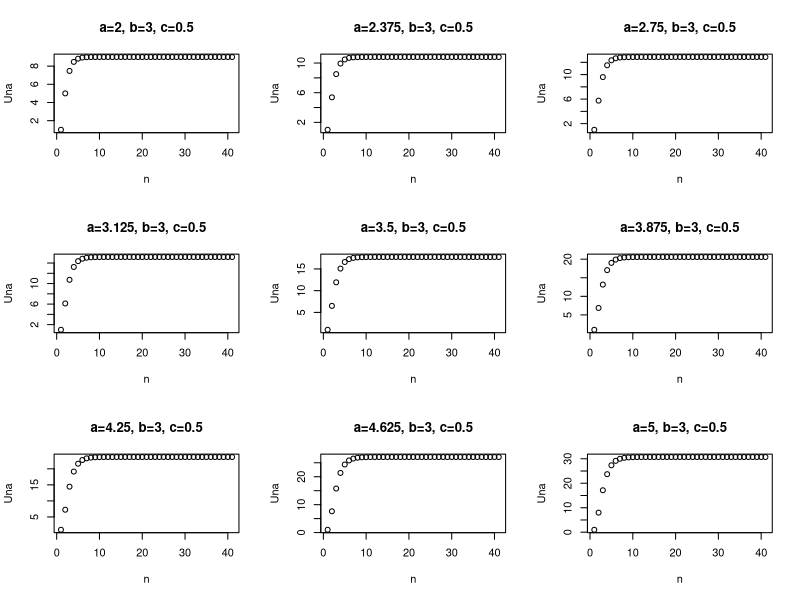
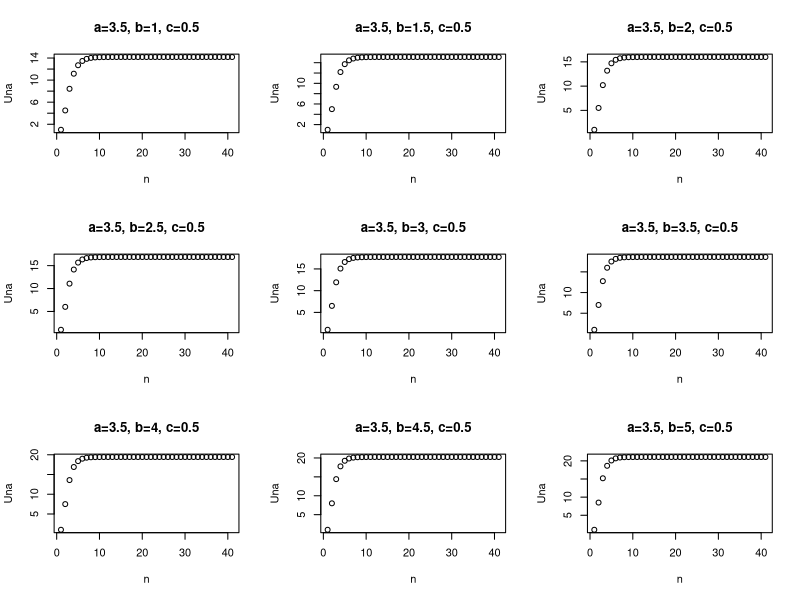
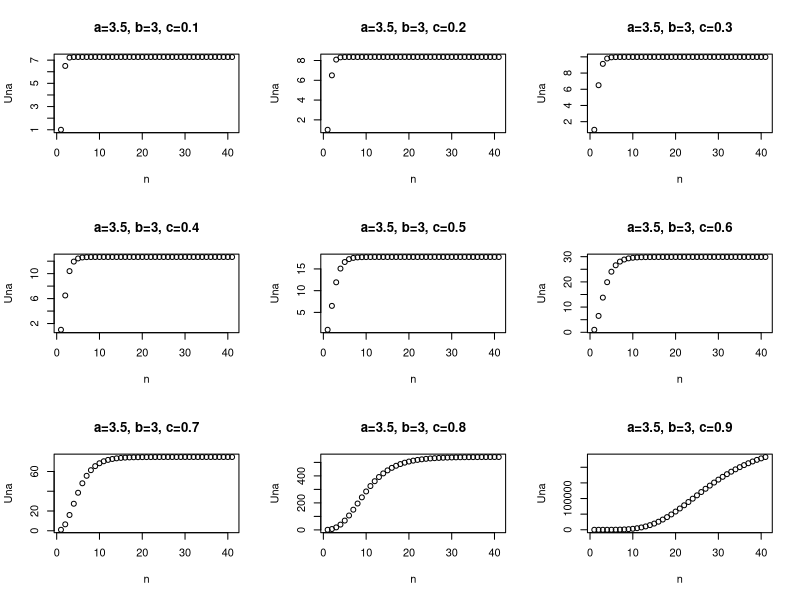
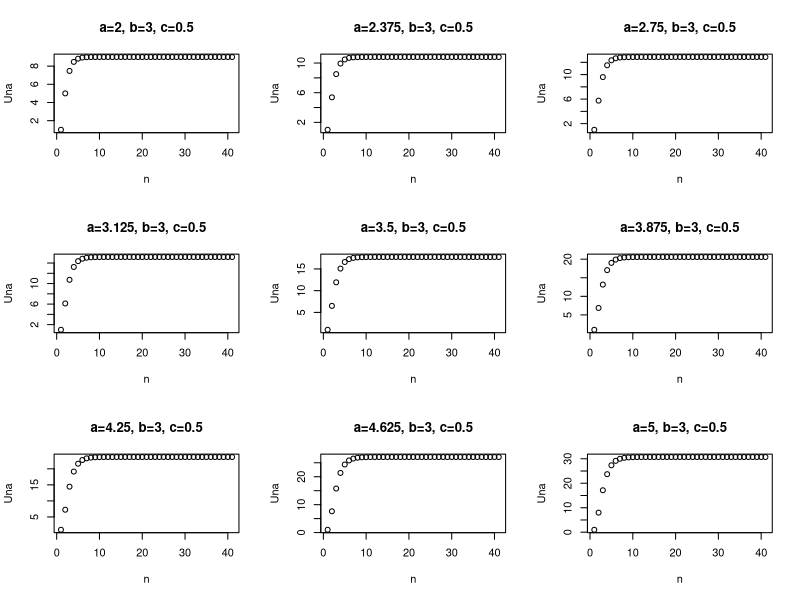
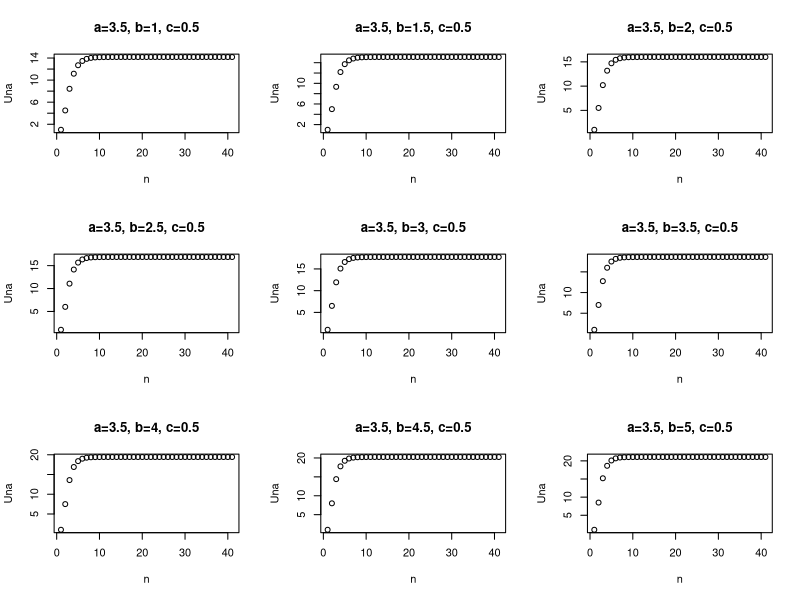
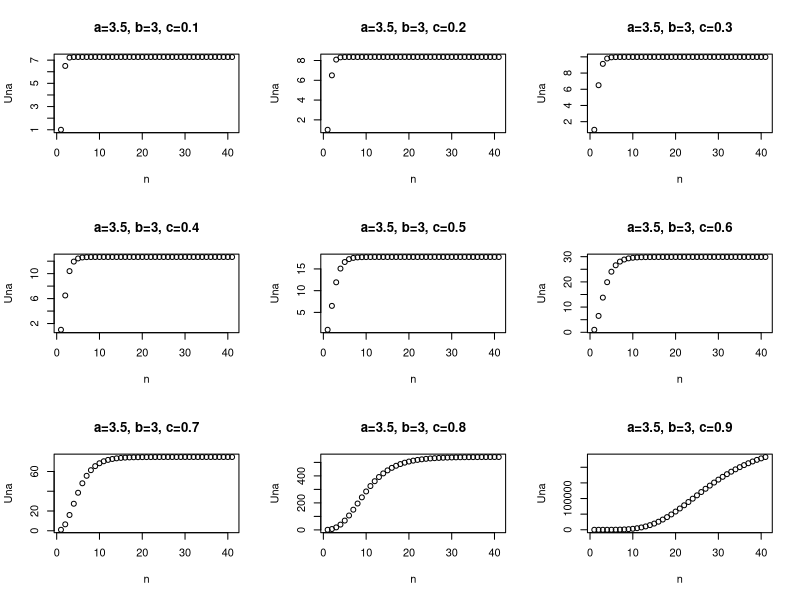
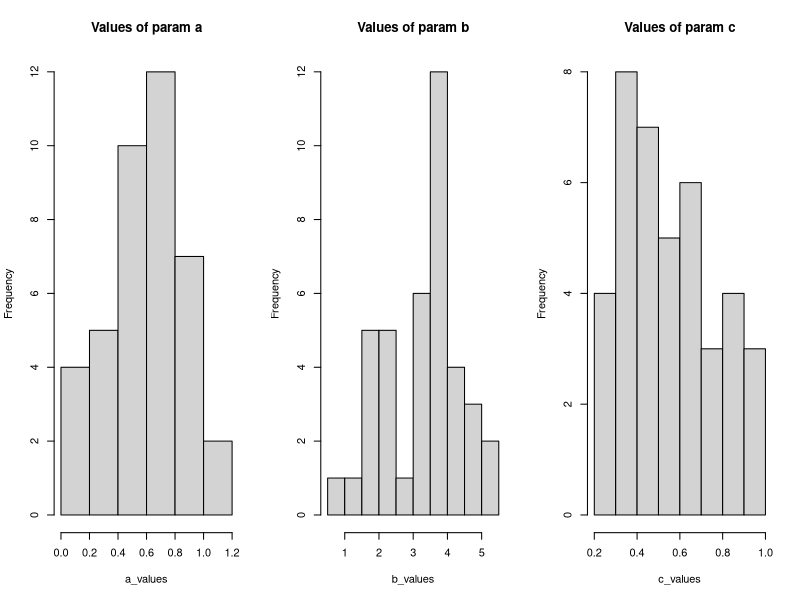
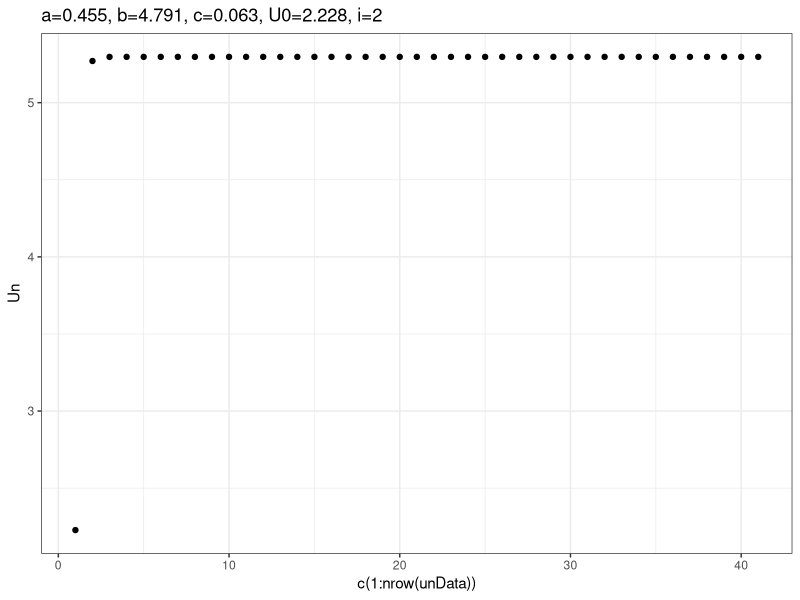

Reproduce these figures in R, in order. (Note: this script raises an error after producing the figures.)
#########
# 2 Construction and analyze of a simple mathematical
# model

set.seed(12345) #for reproductibility

#####
# Exercise 2.1 Model construction

# 1. Code for some values of the parameters N, a, b and c, the following model :
#   Un+1 = a ? U
#   c
#   n + b, (2.1)
#   where n ??? [[0; N]] and U(0) = U0.
  
N=7
a=5
b=6
c=0.05
U0=2
Un=list(U0)

for (i in 1:N){
  Un[i+1]=a*Un[[i]]**c+b
}

Un

Computed_Outputs=data.frame(matrix(ncol = 6, nrow = 0))
names(Computed_Outputs)=c("Un","U0","N","a","b","c")

Computed_Outputs=rbind(Computed_Outputs,
                       data.frame(Un=I(list(Un)),U0=U0,N=N,a=a,b=b,c=c))
#This is the variable where the results are stored
Computed_Outputs

# 2. Define the format you will use to store the time series that will come out 
#your functions ;

#The values of the time series are stored in a vector : c().
#The results and the initial values are stored in a data frame, with the vector
# of values entered as an inhibited list.

# 3. Construct a function Generate Output which takes as inputs U0, N, a, b and c,
# and compute the time series (Un) ;

Generate_Output = function(U0, N, a, b, c){
  Un=c(U0)
  for (i in 1:N){
    Un[i+1]=a*Un[i]**c+b
  }
  #<<- to update the global variable
  Computed_Outputs<<-rbind(Computed_Outputs,
                         data.frame(Un=I(list(Un)),U0=U0,N=N,a=a,b=b,c=c))
  
  #returned result
  data.frame(Un=I(list(Un)),U0=U0,N=N,a=a,b=b,c=c)
}

#Function to check whether the result is already available and return it
# or compute it if needed
Give_Output = function(U0, N, a, b, c){
  
  already_Computed=Computed_Outputs[Computed_Outputs["U0"]==U0 &
                                      Computed_Outputs["N"]==N &
                                      Computed_Outputs["a"]==a &
                                      Computed_Outputs["b"]==b &
                                      Computed_Outputs["c"]==c,]
  if (nrow(already_Computed)>=1){
    Result_Output=already_Computed[1,]
    
  }else{
    Result_Output=Generate_Output(U0, N, a, b, c)
  }
  Result_Output
}



# 4. Let N = 40, a ??? [2; 5], b ??? [1; 5] and , c ??? [0.1; 0.9]. For different 
#values of a, b and c, generate 6 curves. Present the results by specifying the 
#values of a, b and c
noCurves=9 #We choose 9 curves instead of 6 for more accuracy
U0=1
N=40
#TODO: To be updated if the values are not dividable by 3

#Function to provide the list of Un depending on a list of parameters
curveValuesFunc = function(a,b,c){
  curveValues=data.frame(matrix(ncol = 3, nrow = 0))
  for (i in 1:noCurves){
    curveValuesi=c(a[i],b[i],c[i])
    curveValues=rbind(curveValues,curveValuesi)
  }
  names(curveValues)=c("a", "b", "c")
  
  
  #Get the list of results corresponding to each noCurves of the combinations 
  #in a dataframe
  dfUn=data.frame(matrix(ncol = ncol(Computed_Outputs), nrow = 0))
  names(dfUn)=names(Computed_Outputs)
  for (i in 1:noCurves){
    dfUn=rbind(dfUn,Give_Output(U0,N,
                                curveValues[i,]$a,
                                curveValues[i,]$b,
                                curveValues[i,]$c))
  }
  list(curveValues,dfUn)
}

#Function to print the curves
printCurveValues = function(a,b,c){
  #Get the list of results corresponding to each noCurves of the combinations in 
  #a dataframe
  listUn=curveValuesFunc(a,b,c)
  curveValues=listUn[[1]]
  dfUn=listUn[[2]]
  
  #Print the curves
  par(mfrow=c(noCurves/3,3))
  for (i in 1:nrow(dfUn)){
    plot(dfUn[i,]$Un[[1]], xlab="n",ylab="Una",main=paste(
      "a=",round(x=curveValues[i,]$a,digits =3),
      ", b=",round(x=curveValues[i,]$b,digits =3),
      ", c=",round(x=curveValues[i,]$c,digits =3),sep=""))
  }
}

#Print ordered by a value
aa=seq(from=2,to=5,length.out=noCurves)
ba=rep(3,noCurves)
ca=rep(0.5,noCurves)

printCurveValues(aa,ba,ca)



#Print ordered by b value
ab=rep(3.5,noCurves)
bb=seq(from=1,to=5,length.out=noCurves)
cb=rep(0.5,noCurves)

printCurveValues(ab,bb,cb)

#Print ordered by c value
ac=rep(3.5,noCurves)
bc=rep(3,noCurves)
cc=seq(from=0.1,to=0.9,length.out=noCurves)

printCurveValues(ac,bc,cc)

# 5. Describe the influence of each parameter on the curve profile. 
# What kind of phenomena can be modeled thanks to this mathematical model ?

#You can run the following commands to see that influence, 
#after executing the commands above.
#For a:
printCurveValues(aa,ba,ca)

#The a parameter seems to have little impact on the values, mostly 
#increasing the maximum value to be reached, from about 9 to 30 in this example.
#The number of iterations needed to get very close to the maximum also increases
#a little, going from 6 to 9.

#For b:
printCurveValues(ab,bb,cb)

#The b parameter has a very minor impact on the values, the maximum going from 
#14 to 21 in the domain of b we cover.
#The higher b, the lower the number of iterations to get close to the maximum
#becomes, going down from about 9 to 6.

#For c:
printCurveValues(ac,bc,cc)

#The c parameter has a high impact on the values. The maximum goes from about 7
#to 200,000. It also requires many more iterations to reach a value close to the 
#maximum, with 3 iterations needed in the first case, and the maximum not being
#reached after 40 iterations in the last case.

#This kind of model is useful for the growth of animals or plants, as they reach 
#their maximum height once they are adult and it barely changes from here.
#It can also be relevant to model the spreading of a phenomenon or a disease in a
#population, as it will reach a maximum after some time (the complete population, 
#or at least those that can be affected), or how populations may spread and settle
#in a new region.

#####
#Exercise 2.2 Behavior of the parameters of the model

# 2. By varying the values of the parameters a, b and c, describe the sensitivity 
#of each of them. Briefly describe your approach ;

#Parameter a:
aa=seq(from=2,to=5,length.out=noCurves)
ba=rep(3,noCurves)
ca=rep(0.5,noCurves)
dfUna=curveValuesFunc(aa,ba,ca)[[2]]
UnaMax=data.frame(matrix(ncol = 2, nrow = 0))

for (i in 1:nrow(dfUna)){
  UnaMaxi=c(dfUna[i,]$a,max(dfUna[i,]$Un[[1]]))
  UnaMax=rbind(UnaMax,UnaMaxi)
}
names(UnaMax)=c("a","Maxa")
UnaMax
#The result is multiplied by 3.411878
max(UnaMax$Maxa)/min(UnaMax$Maxa)
#when we multiply a by 2.5
max(UnaMax$a)/min(UnaMax$a)
#so the growth by multiplication is of 1.364751
(max(UnaMax$Maxa)/min(UnaMax$Maxa))/((max(UnaMax$a)/min(UnaMax$a)))

#With a gradient:
((max(UnaMax$Maxa)-min(UnaMax$Maxa)))/((max(UnaMax$a)-min(UnaMax$a)))
#we get 7.235635

#Parameter b:
ab=rep(3.5,noCurves)
bb=seq(from=1,to=5,length.out=noCurves)
cb=rep(0.5,noCurves)
dfUnb=curveValuesFunc(ab,bb,cb)[[2]]
UnbMax=data.frame(matrix(ncol = 2, nrow = 0))

for (i in 1:nrow(dfUnb)){
  UnbMaxi=c(dfUnb[i,]$b,max(dfUnb[i,]$Un[[1]]))
  UnbMax=rbind(UnbMax,UnbMaxi)
}
names(UnbMax)=c("b","Maxb")
UnbMax
#The result is multiplied by 1.485463
max(UnbMax$Maxb)/min(UnbMax$Maxb)
#when we multiply b by 5
max(UnbMax$b)/min(UnbMax$b)
#so the growth by multiplication is of 0.2970926
(max(UnbMax$Maxb)/min(UnbMax$Maxb))/((max(UnbMax$b)/min(UnbMax$b)))

#With a gradient:
(max(UnbMax$Maxb)-min(UnbMax$Maxb))/((max(UnbMax$b)-min(UnbMax$b)))
#we get 1.720904

#Parameter c:
ac=rep(3.5,noCurves)
bc=rep(3,noCurves)
cc=seq(from=0.1,to=0.9,length.out=noCurves)
dfUnc=curveValuesFunc(ac,bc,cc)[[2]]
UncMax=data.frame(matrix(ncol = 2, nrow = 0))
for (i in 1:nrow(dfUnc)){
  UncMaxi=c(dfUnc[i,]$c,max(dfUnc[i,]$Un[[1]]))
  UncMax=rbind(UncMax,UncMaxi)
}
names(UncMax)=c("c","Maxc")
UncMax
#The result is multiplied by 32023.49
max(UncMax$Maxc)/min(UncMax$Maxc)
#when we multiply c by 9
max(UncMax$c)/min(UncMax$c)
#so the growth by multiplication is of 3558.166
(max(UncMax$Maxc)/min(UncMax$Maxc))/((max(UncMax$c)/min(UncMax$c)))

#With a gradient:
(max(UncMax$Maxc)-min(UncMax$Maxc))/((max(UncMax$c)-min(UncMax$c)))
#we get 290918.1

#Note that we can do the same with different values for the other parameters
#Second example for a
aa=seq(from=2,to=5,length.out=noCurves)
ba=rep(1,noCurves)
ca=rep(0.1,noCurves)
dfUna=curveValuesFunc(aa,ba,ca)[[2]]
UnaMax=data.frame(matrix(ncol = 2, nrow = 0))

for (i in 1:nrow(dfUna)){
  UnaMaxi=c(dfUna[i,]$a,max(dfUna[i,]$Un[[1]]))
  UnaMax=rbind(UnaMax,UnaMaxi)
}
names(UnaMax)=c("a","Maxa")
UnaMax
#The result is multiplied by 2.178657 instead of 3.411878
max(UnaMax$Maxa)/min(UnaMax$Maxa)
#when we multiply a by 2.5, the max doesn't change
max(UnaMax$a)/min(UnaMax$a)
#so the growth by multiplication is of 0.8714626 instead of 1.364751
(max(UnaMax$Maxa)/min(UnaMax$Maxa))/((max(UnaMax$a)/min(UnaMax$a)))

#With a gradient:
((max(UnaMax$Maxa)-min(UnaMax$Maxa)))/((max(UnaMax$a)-min(UnaMax$a)))
#we get 1.276956 instead of 7.235635



#3. Construct a parameter sensitivity indicator and explain it ;

#We choose a single parameter to evaluate
#We iterate over multiple values of a, b and c a chosen number of times
#on a chosen domain for each parameter, and we take the maximum value 
#of the model for those parameters.
#We also try to do the same for the same parameters, except that for
#the parameter we evaluate, we increment it a little, and we compare
#both results with a subtraction.
#We then divide the result of that subtraction by the increment of 
#the parameter.
#Last we sum all those differences (in absolute value in order to get 
#distances), and we divide it by the number of iterations over that parameter
#in order to get an average value.
#The value we get is considered as the sensitivity indicator
avgSensitivyIndicator = 
  function(U0,amin,amax,bmin,bmax,cmin,cmax,abclen,paramname){
    
  aseq=seq(from=amin,to=amax,length.out=abclen)
  bseq=seq(from=bmin,to=bmax,length.out=abclen)
  cseq=seq(from=cmin,to=cmax,length.out=abclen)
  
  sensi=0
  
  if (paramname=="a"){
    for (i in 1:(abclen-1)){
      for (bi in bseq){
        for (ci in cseq){
          ai1=aseq[i]
          ai2=aseq[i+1]
          sensi=sensi+
            abs(max(Give_Output(U0,abclen,ai2,bi,ci)$Un[[1]])-
            max(Give_Output(U0,abclen,ai1,bi,ci)$Un[[1]]))/
            abs(ai2-ai1)
        }
      }
    }
  }
  
  
  if (paramname=="b"){
    for (i in 1:(abclen-1)){
      for (ci in cseq){
        for (ai in aseq){
          bi1=bseq[i]
          bi2=bseq[i+1]
          sensi=sensi+
            abs(max(Give_Output(U0,abclen,ai,bi2,ci)$Un[[1]])-
            max(Give_Output(U0,abclen,ai,bi1,ci)$Un[[1]]))/
            abs(bi2-bi1)
        }
      }
    }
  }
  
  
  if (paramname=="c"){
    for (i in 1:(abclen-1)){
      for (ai in aseq){
        for (bi in bseq){
          ci1=cseq[i]
          ci2=cseq[i+1]
          sensi=sensi+
            abs(max(Give_Output(U0,abclen,ai,bi,ci2)$Un[[1]])-
            max(Give_Output(U0,abclen,ai,bi,ci1)$Un[[1]]))/
            abs(ci2-ci1)
        }
      }
    }
  }
  
  return(sensi/abclen)
  
}

U0=1
amin=2
amax=5
bmin=1
bmax=5
cmin=0.1
cmax=0.9
abclen=10

#4. Compute the value of your indicator associated to each parameter ;
paramname="a"
avgSensitivyIndicator(U0,amin,amax,bmin,bmax,cmin,cmax,abclen,paramname)
#141769.6
paramname="b"
avgSensitivyIndicator(U0,amin,amax,bmin,bmax,cmin,cmax,abclen,paramname)
#7578.562
paramname="c"
avgSensitivyIndicator(U0,amin,amax,bmin,bmax,cmin,cmax,abclen,paramname)
#1325626

#5. Conclude about the problems which may be encountered due to a high 
#sensitivity of parameters.

#As soon as you change just a little the value of your parameter, the results
#may vary wildly, making it hard to get a conclusion.

#Exercise 2.3 Distribution of the parameters

#1. List and describe the inputs and the outputs of the model ;

#The input is U0, the starting value of the time serie.

#Between the inputs and outputs there are the parameters:
#a
#b
#c
#and N.

#The output is a time series Un.

#2. What can be the law of probability of the parameters a, b and c ? 
#Justify your answer

#In the nature, by default, a Normal law can be used.

#3. What can be the law of probability of the inputs ? Justify your answer ;

#Same answer

# 4. Set the parameters of those probability laws at values that look suitable 
#to you.
# Specify the chosen values, justify them and present the obtained histograms ;

U0=1
amin=2
amax=5
bmin=1
bmax=5
cmin=0.1
cmax=0.9
abclen=10
avgSensitivyIndicator(U0,amin,amax,bmin,bmax,cmin,cmax,abclen,paramname="a")
#141769.6
amin=0.1
amax=2
avgSensitivyIndicator(U0,amin,amax,bmin,bmax,cmin,cmax,abclen,paramname="a")
#1324.824
amin=0.1
amax=1
avgSensitivyIndicator(U0,amin,amax,bmin,bmax,cmin,cmax,abclen,paramname="a")
#309.6653
amin=0.2
amax=0.5
avgSensitivyIndicator(U0,amin,amax,bmin,bmax,cmin,cmax,abclen,paramname="a")
#222.1958

#a=[0.1;1] appears to be reasonable to minimize the sensitivity,
#while leaving some room to vary the results.
#Besides, reducing the size of the sample doesn't reduce linearly the sensitivity.
amin=0.1
amax=1

bmin=1
bmax=5
avgSensitivyIndicator(U0,amin,amax,bmin,bmax,cmin,cmax,abclen,paramname="b")
#114.1527

bmin=1
bmax=10
avgSensitivyIndicator(U0,amin,amax,bmin,bmax,cmin,cmax,abclen,paramname="b")
#110.5385

bmin=1
bmax=50
avgSensitivyIndicator(U0,amin,amax,bmin,bmax,cmin,cmax,abclen,paramname="b")
#103.7835

bmin=1
bmax=3
avgSensitivyIndicator(U0,amin,amax,bmin,bmax,cmin,cmax,abclen,paramname="b")
#116.997

#The sensibility of the b indicator barely changes, and even gets smaller for 
#higher values, meaning its growth must be close to logarithmic given that
#the subtraction of the sensitivity function shrinks it.
#Let us stay with the initial values then: b=[1;5]
bmin=1
bmax=5

cmin=0.1
cmax=0.9
avgSensitivyIndicator(U0,amin,amax,bmin,bmax,cmin,cmax,abclen,paramname="c")
#222.1015
#We can already note that dropping the sensitivity of a by choosing another 
#domain dropped the sensitivity

cmin=0.1
cmax=0.5
avgSensitivyIndicator(U0,amin,amax,bmin,bmax,cmin,cmax,abclen,paramname="c")
#85.45952

cmin=0.1
cmax=1
avgSensitivyIndicator(U0,amin,amax,bmin,bmax,cmin,cmax,abclen,paramname="c")
#437.2899

#We can keep the initial domain to have a similar value for the sensitivity 
#as we have with parameter a. The sensitivity for the parameter b is about
#half of that value for the chosen domains, and it makes sense to keep its
#sensitivity lower than the one of the other two since it was so much less
#impactful initially.
#So we remain with c=[0.1;0.9]
cmin=0.1
cmax=0.9

#For general of normal laws, it would give at 95% CI:
#a=[0.1;1] => Mean = 0.55, SD = 0.45
#b=[1;5] => Mean = 3, SD = 2
#c=[0.1;0.9] => Mean = 0.5, SD = 0.4
a=rnorm(1,mean=0.55,sd=0.45)
b=rnorm(1,mean=3,sd=2)
c=rnorm(1,mean=0.5,sd=0.4)
a;b;c

#To further reduce the sensitivity, let us halve the standard deviation
par(mfrow=c(1,3))
a_values=rnorm(N,mean=0.55,sd=0.225)
b_values=rnorm(N,mean=3,sd=1)
c_values=rnorm(N,mean=0.5,sd=0.2)
hist(a_values,main="Values of param a")
hist(b_values,main="Values of param b")
hist(c_values,main="Values of param c")

#A few values should still be out of bound, so we can eventually use them to try
#out different results later.

#3 Simulation tests
#Exercise 3.1 The notion of noisy data

#1. Describe the notion of noise in the context of data collection ;

#The noise is the impact of elements that would be external to the model,
#such as tools not working, the weather changes that may be underestimated 
#in a period, human errors... It appears to make the data more chaotic.

#2. What problems may be encountered due to the presence of noise ?
#It can be harder to determine the actual law of the model, or the data 
#might become unusable.

#3. What can be the law of probability of this random component ?
#A normal law can be used for noise modeling.

#Exercise 3.2 Generation of a learning database
#1. Verify that the parameters of the probability laws of a, b and c previously set,
#ensure the relative stability of the outputs. If it is not the case, modify those 
#probability laws in order to ensure it. Fix N at 40 and M at 100 ;

#The stability was already ensured in the code just above.
N=40
M=100

#2. Generate M values of the parameters a, b and c, and M values of U0 ;
a_values=rnorm(M,mean=0.55,sd=0.225)
b_values=rnorm(M,mean=3,sd=1)
c_values=rnorm(M,mean=0.5,sd=0.2)
U0_values=abs(rnorm(M,mean=1,sd=1)) #U0 must be positive, otherwise we get NaN

#3. From those values, generate M curves and build a M x N database. Name it Out-
#put_Curves ;

#Get the list of results corresponding to each M of the combinations in a 
#dataframe
dfUn=data.frame(matrix(ncol = ncol(Computed_Outputs), nrow = 0))
names(dfUn)=names(Computed_Outputs)
for (i in 1:M){
  dfUn=rbind(dfUn,Give_Output(U0_values[i],N,a_values[i],b_values[i],c_values[i]))
}

#Put all the M curves in a list
List_Curves=list()

library(ggplot2)

par(mfrow=c(1,1))
for (i in 1:M){
  unData=as.data.frame(matrix(data=dfUn[i,]$Un[[1]],ncol=1))
  colnames(unData)=c("Un")
  unData$n=c(1:nrow(unData))
  List_Curves[[i]]=
    list(N=dfUn[i,]$N,
         a=dfUn[i,]$a,
         b=dfUn[i,]$b,
         c=dfUn[i,]$c,
         U0=dfUn[i,]$U0,
         Un=dfUn[i,]$Un[[1]],
         plot=ggplot(unData, aes(x=c(1:nrow(unData)), y=Un)) + geom_point() + 
           theme_bw() +
    ggtitle(paste("a=",round(x=dfUn[i,]$a,digits =3),
                  ", b=",round(x=dfUn[i,]$b,digits =3),
                  ", c=",round(x=dfUn[i,]$c,digits =3),
                  ", U0=",round(x=dfUn[i,]$U0,digits =3),
                  ", i=", i,sep="")))
}

List_Curves[[2]]
List_Curves[[9]]$plot

#Put all the values in a dataframe
Output_Curves=data.frame(matrix(rep(NA,M*(N+4)),nrow=M,ncol=(N+4)))
dim(Output_Curves)
for (i in 1:M){
  dfUni=dfUn[i,]
  Output_Curves[i,]=c(dfUni$a,dfUni$b,dfUni$c,dfUni[[1]][[1]])
}
colnames(Output_Curves)=c("a","b","c",paste("U",seq(0,40),sep = ""))
View(Output_Curves)
dim(Output_Curves)

Output_Curves_U=subset(Output_Curves,select = -c(a,b,c))
dim(Output_Curves_U)
Output_Curves_params=subset(Output_Curves,select = c(a,b,c))
dim(Output_Curves_params)

#4. Generate a matrix M x N of random noise components ;
noiseMatrix=as.data.frame(t(rnorm(N+1,mean=0,sd=0.1)))
for (i in 2:M){
  noiseMatrix[i,]=t(rnorm(N+1,mean=0,sd=0.1))
}
View(noiseMatrix)
dim(noiseMatrix)

#5. Add those matrices to the generated database Output_Curves. Name it Main 
#Learning Base ;

Main_Learning_Base=Output_Curves_U+noiseMatrix
View(Main_Learning_Base)
dim(Main_Learning_Base)

Main_Learning_Base=cbind(Output_Curves_params,Main_Learning_Base)
dim(Main_Learning_Base)
colnames(Main_Learning_Base)=colnames(Output_Curves)
View(Main_Learning_Base)

#6. Build a SQL database, while ensuring to keep all the information used to 
#generate each curve ;

#TODO

# 7. Divide the database Main Learning Base into two datasets : a Training 
# Dataset (Main Training Base), made of 0:7M curves and a Test Dataset (Main 
#Test Base), made of 0:3M curves ;

baseSplit = sample(c(TRUE, FALSE), nrow(Main_Learning_Base), replace=TRUE, 
                   prob=c(0.7, 0.3))
Main_Training_Base = Main_Learning_Base[baseSplit, ]
dim(Main_Training_Base)
Main_Test_Base = Main_Learning_Base[!baseSplit, ]
dim(Main_Test_Base)


#Exercise 3.3 Learning of the parameters

# We suppose now that we have a database, containing noisy data and a model, 
# containing three unknown parameters, a, b and c. This exercise consists in 
# fitting the values of the parameters, a, b and c.

#1. Describe the interest of this approach ;
#We can work with randomly generated values and try to fit the model
#to the actual parameters that we already know, so we can see whether 
#we reach perfection or not

#2. Build an indicator measuring the relative difference between two curves ;

#Let us take the sum of the norm 2 distance between each point at a same index
#for the difference between two vectors representing the Y-values of the curves
#each having the same length
CurveDiff=function(Curve1,Curve2){
  if (length(Curve1)!=length(Curve2)){
    return (NaN)
  }
  
  sumDiff=sqrt(sum((2*(Curve1-Curve2)/(Curve1+Curve2))**2))/length(Curve1)
  
  sumDiff
}

Curve1=Main_Training_Base[1,4:44]
Curve2=Main_Training_Base[2,4:44]
CurveDiff(Curve1,Curve2)

Curve1=Main_Training_Base[2,4:44]
Curve2=Main_Training_Base[1,4:44]
CurveDiff(Curve1,Curve2)

Curve1=Main_Training_Base[1,4:44]
Curve2=Main_Training_Base[5,4:44]
CurveDiff(Curve1,Curve2)

Curve1=Main_Training_Base[5,4:44]
Curve2=Main_Training_Base[2,4:44]
CurveDiff(Curve1,Curve2)

# 3. By using the previously built indicator, construct a function RelDiff which 
# takes as input a triplet of values (at; bt; ct), T, and computes the relative 
# difference between a curve of the Learning Database and a curve generated by 
# the model from the same inputs and by using this triplet as the values of the 
# parameters. Integrate Function Generate_Output in this function.

#T has the role of N, we remove it
#We take the first U0 we find for the corresponding parameters
Rel_Diff=function(a_t , b_t , c_t, TrainingBase=Main_Training_Base){
  TrainCurve=TrainingBase[TrainingBase$a==a_t &
                            TrainingBase$b==b_t &
                            TrainingBase$c==c_t,][
                                 4:length(TrainingBase)]#Removes a,b,c
  
  #We take the first U0 we find for the corresponding parameters to generate
  #a new curve
  TestCurve=Generate_Output(TrainCurve$U0[1],N,a_t,b_t,c_t)$Un[[1]]
  
  CurveDiff(TrainCurve,TestCurve)
  
}

a_t=Main_Training_Base$a[1]
b_t=Main_Training_Base$b[1]
c_t=Main_Training_Base$c[1]
Rel_Diff(a_t , b_t , c_t)

# 4. Let All_U0 a vector containing a list of values of U0. Describe what the 
# following function does :
a_t=0.5
b_t=3
c_t=0.6
All_U0=seq(from=1, to=10, by=1)
Predicted_Curves <- mapply(Generate_Output, All_U0 , N, a_t , b_t , c_t )
Predicted_Curves

f_Predicted_Curves=function(All_U0 , N, a_t , b_t , c_t){
  mapply(Generate_Output, All_U0 , N, a_t , b_t , c_t )
}

#This function applies Generate_Output to each element of All_U0 with
#the parameters N, a_t, b_t and c_t each time.


# 5. By using this function and on the basis of the function RelDiff, construct 
# a function f_obj. This function f_obj has to take as inputs a triplet of values 
# (at; bt; ct), T, and the list of values of U0 associated to the curves of the 
# Training Database. Then from those inputs, this function computes the average 
# relative difference between the curves of the training database and the curves 
# generated from the same inputs and by using the triplet (at; bt; ct) as the 
# values of the model parameters ;

f_obj = function(a_t , b_t , c_t, TrainingBase=Main_Training_Base){
  
  #Takes the values of the time series without a,b,c
  TrainCurve=TrainingBase[TrainingBase$a==a_t &
                            TrainingBase$b==b_t &
                            TrainingBase$c==c_t,][4:length(TrainingBase)]
  
  #We try all the curves for each U0 in the Training Base
  TestCurves=f_Predicted_Curves(TrainCurve$U0 , N, a_t , b_t , c_t)
  
  tmpDiff=c()
  for (i in 1:ncol(TestCurves)){
    tmpDiff=c(tmpDiff,CurveDiff(TrainCurve[i,],TestCurves[,i]$Un[[1]]))
  }
  
  mean(tmpDiff)
}

a_t=Main_Training_Base$a[2]
b_t=Main_Training_Base$b[2]
c_t=Main_Training_Base$c[2]
f2_test=f_obj(a_t , b_t , c_t);f2_test

rd2_test=Rel_Diff(a_t , b_t , c_t);rd2_test
rd2_test==f2_test

a_t=Main_Training_Base$a[1]
b_t=Main_Training_Base$b[1]
c_t=Main_Training_Base$c[1]
f1_test=f_obj(a_t , b_t , c_t);f1_test

rd1_test=Rel_Diff(a_t , b_t , c_t);rd1_test
rd1_test==f1_test

#f_obj and Rel_Diff return the same results for identical parameters.
#This function seems to work, but we do not have at least two lines with the
#same combination a, b and c (and in addition a different U0) in the database.
#So let us add a temporary row that would suit us.
Copy_Training_Base=Main_Training_Base
rowToClone=Copy_Training_Base[1,]
#create a copy of the row with another U0
tempUn=Generate_Output(rowToClone$U0+1, N, rowToClone$a, rowToClone$b, rowToClone$c)
#We confirm that we use the same parameters as in the above test
c(a_t , b_t , c_t)==c(rowToClone$a, rowToClone$b, rowToClone$c)
#Add some noise
tempUn$Un[[1]]=tempUn$Un[[1]]+t(rnorm(N+1,mean=0,sd=0.1))
rowToAdd=c(tempUn$a,tempUn$b,tempUn$c,  tempUn$Un[[1]])
Copy_Training_Base[nrow(Copy_Training_Base) + 1,] = rowToAdd
f1b_test=f_obj(rowToClone$a , rowToClone$b , rowToClone$c, Copy_Training_Base)
f1b_test
#There are now 2 rows that are taken into account for f_obj, and it still works
c(f1_test,f1b_test) #As expected, the results are slightly different

# 6. Explain what can be the purpose of this function and what is the origin of 
# its name ;

#This function is the objective function. We will use it to measure the 
#efficiency of our models. The closer to 0 the result is, the better.

#7. Explain briefly what is the purpose of the algorithm DIRECT and its 
#functioning ;

#DIRECT means DIviding RECTangles. It was first published in 1993.
#It is a deterministic method, that is faster than the usual ones (though some
#say it can be harder to reach a high accuracy with it, hence additional work
#on the topic later).
#You are supposed to apply it to a function with variables that belong to 
#domains that are not infinite.
#It allows you to find the minimum of that function, through dividing the space
#in subspaces, and searching each time for the subspace that is the most likely
#to contain the minimum. To do so, it checks the value of the central point of
#each "rectangle" that is cut into the space.

# 8. By using the function f_obj, use the algorithm DIRECT to adjust the 
#parameters a, b and c from the training database. Explain the learning approach
#and justify the configuration of the algorithm ;

library(nloptr)
#a=[0.1;1] => Mean = 0.55, SD = 0.45
#b=[1;5] => Mean = 3, SD = 2
#c=[0.1;0.9] => Mean = 0.5, SD = 0.4
direct(f_obj,lower=c(min(Main_Training_Base$a),min(Main_Training_Base$b),
                     min(Main_Training_Base$c)),
       upper=c(max(Main_Training_Base$a),max(Main_Training_Base$b),
               max(Main_Training_Base$c)))

f_obj(0.1,1,0.1)
f_obj(min(Main_Training_Base$a),min(Main_Training_Base$b),
      min(Main_Training_Base$c))
